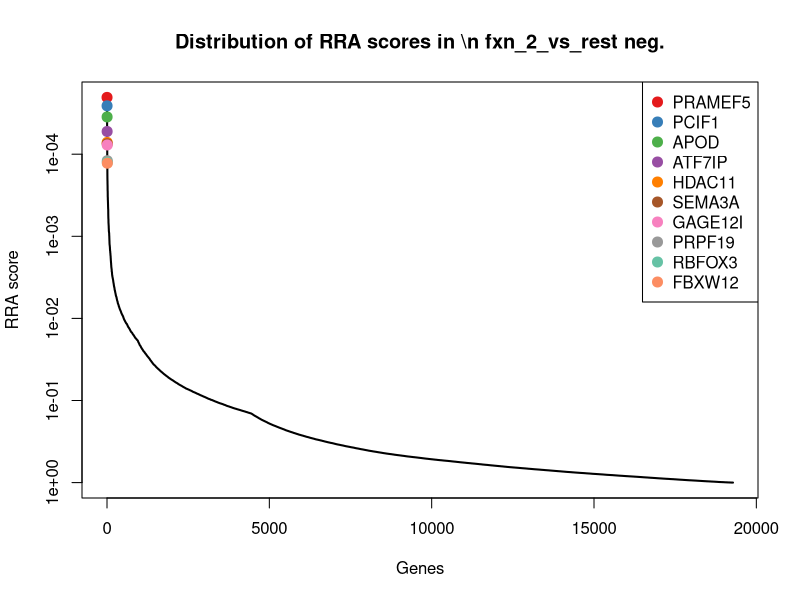
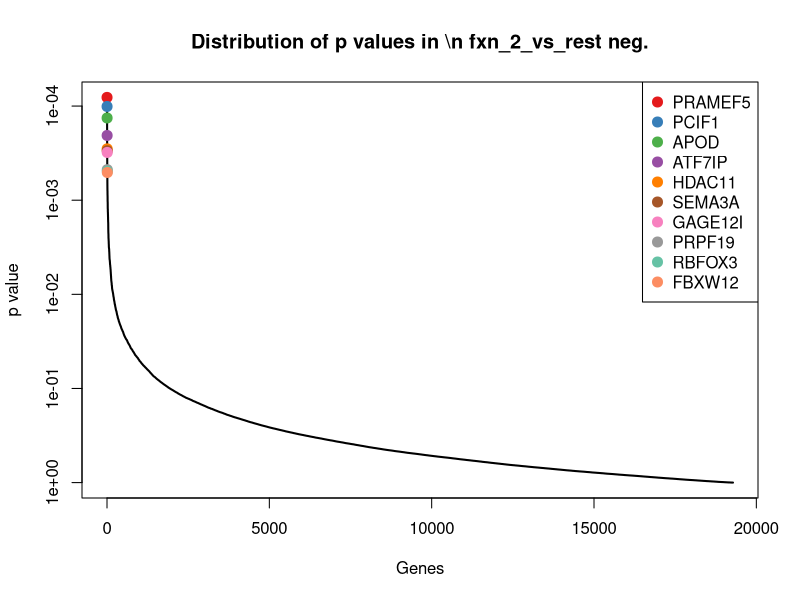
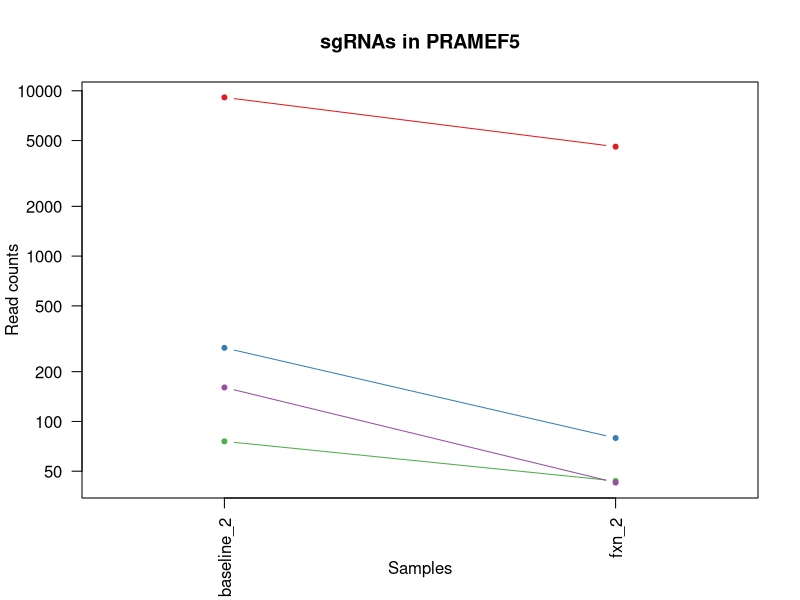
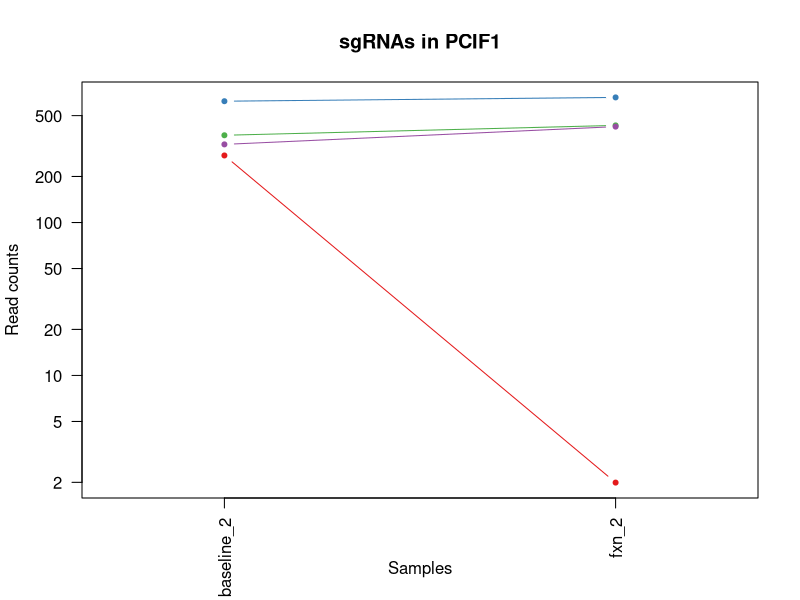
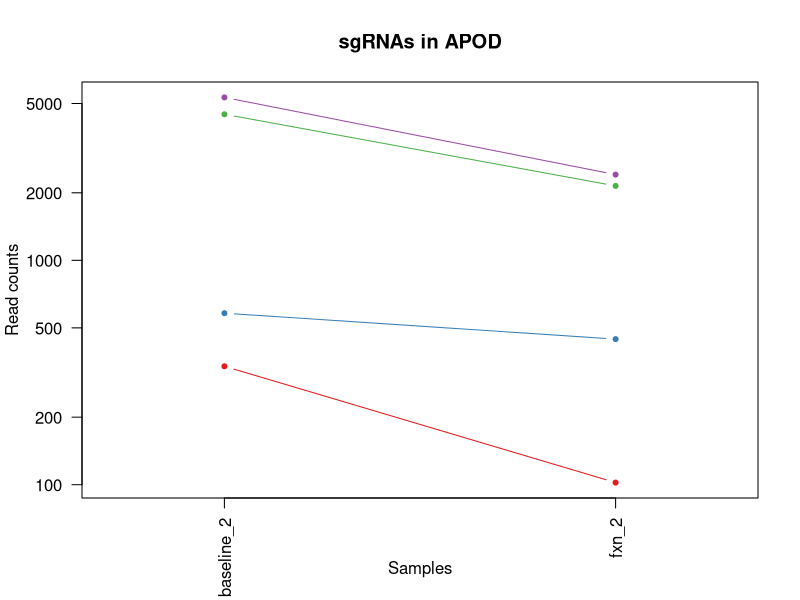
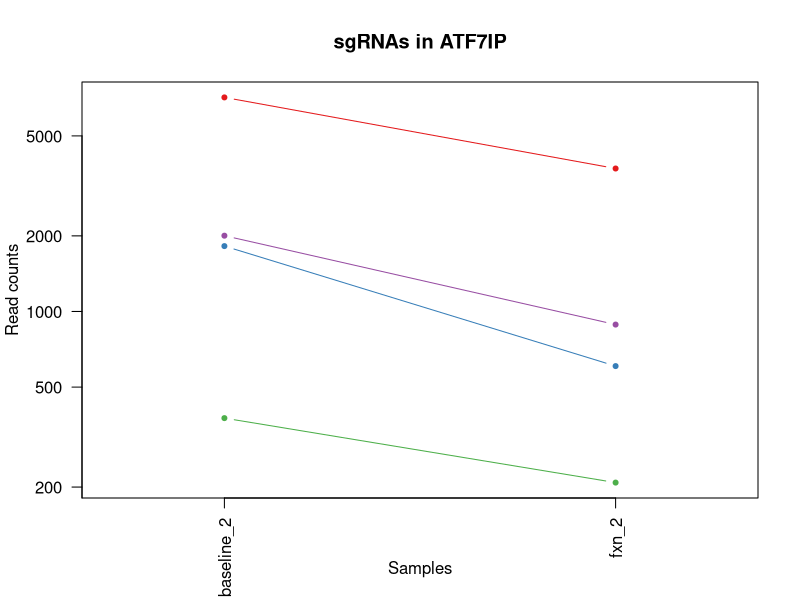
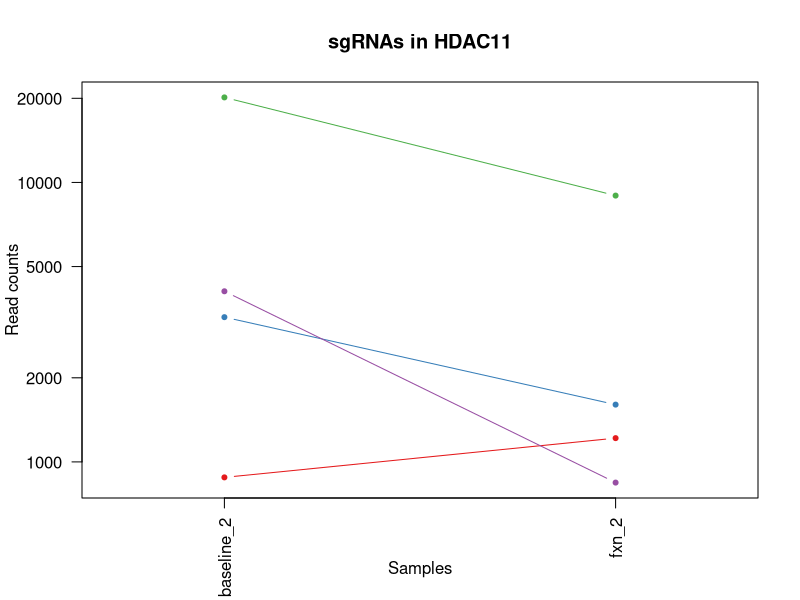
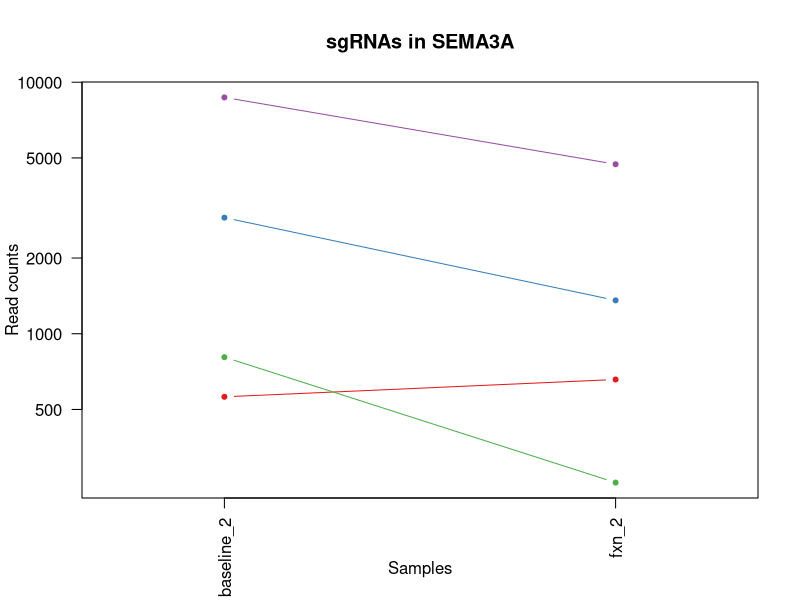

Write the R code that produced these figures, in order. (Note: this script raises an error after producing the figures.)
pdf(file='totalNormTest_totalNormCount_screen2.pdf',width=4.5,height=4.5);
gstable=read.table('totalNormTest_totalNormCount_screen2.gene_summary.txt',header=T)
# 
#
# parameters
# Do not modify the variables beginning with "__"

# gstablename='__GENE_SUMMARY_FILE__'
startindex=3
# outputfile='__OUTPUT_FILE__'
targetgenelist=c("PRAMEF5","PCIF1","APOD","ATF7IP","HDAC11","SEMA3A","GAGE12I","PRPF19","RBFOX3","FBXW12")
# samplelabel=sub('.\\w+.\\w+$','',colnames(gstable)[startindex]);
samplelabel='fxn_2_vs_rest neg.'


# You need to write some codes in front of this code:
# gstable=read.table(gstablename,header=T)
# pdf(file=outputfile,width=6,height=6)


# set up color using RColorBrewer
#library(RColorBrewer)
#colors <- brewer.pal(length(targetgenelist), "Set1")

colors=c( "#E41A1C", "#377EB8", "#4DAF4A", "#984EA3", "#FF7F00",  "#A65628", "#F781BF",
          "#999999", "#66C2A5", "#FC8D62", "#8DA0CB", "#E78AC3", "#A6D854", "#FFD92F", "#E5C494", "#B3B3B3", 
          "#8DD3C7", "#FFFFB3", "#BEBADA", "#FB8072", "#80B1D3", "#FDB462", "#B3DE69", "#FCCDE5",
          "#D9D9D9", "#BC80BD", "#CCEBC5", "#FFED6F")

######
# function definition

plotrankedvalues<-function(val, tglist, ...){
  
  plot(val,log='y',ylim=c(max(val),min(val)),type='l',lwd=2, ...)
  if(length(tglist)>0){
    for(i in 1:length(tglist)){
      targetgene=tglist[i];
      tx=which(names(val)==targetgene);ty=val[targetgene];
      points(tx,ty,col=colors[(i %% length(colors)) ],cex=2,pch=20)
      # text(tx+50,ty,targetgene,col=colors[i])
    }
    legend('topright',tglist,pch=20,pt.cex = 2,cex=1,col=colors)
  }
}



plotrandvalues<-function(val,targetgenelist, ...){
  # choose the one with the best distance distribution
  
  mindiffvalue=0;
  randval=val;
  for(i in 1:20){
    randval0=sample(val)
    vindex=sort(which(names(randval0) %in% targetgenelist))
    if(max(vindex)>0.9*length(val)){
      # print('pass...')
      next;
    }
    mindiffind=min(diff(vindex));
    if (mindiffind > mindiffvalue){
      mindiffvalue=mindiffind;
      randval=randval0;
      # print(paste('Diff: ',mindiffvalue))
    }
  }
  plot(randval,log='y',ylim=c(max(randval),min(randval)),pch=20,col='grey', ...)
  
  if(length(targetgenelist)>0){
    for(i in 1:length(targetgenelist)){
      targetgene=targetgenelist[i];
      tx=which(names(randval)==targetgene);ty=randval[targetgene];
      points(tx,ty,col=colors[(i %% length(colors)) ],cex=2,pch=20)
      text(tx+50,ty,targetgene,col=colors[i])
    }
  }
  
}




# set.seed(1235)



pvec=gstable[,startindex]
names(pvec)=gstable[,'id']
pvec=sort(pvec);

plotrankedvalues(pvec,targetgenelist,xlab='Genes',ylab='RRA score',main=paste('Distribution of RRA scores in \\n',samplelabel))

# plotrandvalues(pvec,targetgenelist,xlab='Genes',ylab='RRA score',main=paste('Distribution of RRA scores in \\n',samplelabel))


pvec=gstable[,startindex+1]
names(pvec)=gstable[,'id']
pvec=sort(pvec);

plotrankedvalues(pvec,targetgenelist,xlab='Genes',ylab='p value',main=paste('Distribution of p values in \\n',samplelabel))

# plotrandvalues(pvec,targetgenelist,xlab='Genes',ylab='p value',main=paste('Distribution of p values in \\n',samplelabel))



# you need to write after this code:
# dev.off()






# parameters
# Do not modify the variables beginning with "__"
targetmat=list(c(9118.295981567948,4591.640716948798),c(277.6929121358347,78.37934672406118),c(74.7634763442632,42.66217606499532),c(159.4954162010948,41.67003243557682))
targetgene="PRAMEF5"
collabel=c("baseline_2","fxn_2")

# set up color using RColorBrewer
#library(RColorBrewer)
#colors <- brewer.pal(length(targetgenelist), "Set1")

colors=c( "#E41A1C", "#377EB8", "#4DAF4A", "#984EA3", "#FF7F00",  "#A65628", "#F781BF",
          "#999999", "#66C2A5", "#FC8D62", "#8DA0CB", "#E78AC3", "#A6D854", "#FFD92F", "#E5C494", "#B3B3B3", 
          "#8DD3C7", "#FFFFB3", "#BEBADA", "#FB8072", "#80B1D3", "#FDB462", "#B3DE69", "#FCCDE5",
          "#D9D9D9", "#BC80BD", "#CCEBC5", "#FFED6F")


## code

targetmatvec=unlist(targetmat)+1
yrange=range(targetmatvec[targetmatvec>0]);
# yrange[1]=1; # set the minimum value to 1
for(i in 1:length(targetmat)){
  vali=targetmat[[i]]+1;
  if(i==1){
    plot(1:length(vali),vali,type='b',las=1,pch=20,main=paste('sgRNAs in',targetgene),ylab='Read counts',xlab='Samples',xlim=c(0.7,length(vali)+0.3),ylim = yrange,col=colors[(i %% length(colors))],xaxt='n',log='y')
    axis(1,at=1:length(vali),labels=(collabel),las=2)
    # lines(0:100,rep(1,101),col='black');
  }else{
    lines(1:length(vali),vali,type='b',pch=20,col=colors[(i %% length(colors))])
  }
}




# parameters
# Do not modify the variables beginning with "__"
targetmat=list(c(273.4207134875911,0.9921436294184959),c(620.1808371033642,656.7990826750442),c(370.96924928915354,430.5903351676272),c(323.26303105043326,422.65318613227925))
targetgene="PCIF1"
collabel=c("baseline_2","fxn_2")

# set up color using RColorBrewer
#library(RColorBrewer)
#colors <- brewer.pal(length(targetgenelist), "Set1")

colors=c( "#E41A1C", "#377EB8", "#4DAF4A", "#984EA3", "#FF7F00",  "#A65628", "#F781BF",
          "#999999", "#66C2A5", "#FC8D62", "#8DA0CB", "#E78AC3", "#A6D854", "#FFD92F", "#E5C494", "#B3B3B3", 
          "#8DD3C7", "#FFFFB3", "#BEBADA", "#FB8072", "#80B1D3", "#FDB462", "#B3DE69", "#FCCDE5",
          "#D9D9D9", "#BC80BD", "#CCEBC5", "#FFED6F")


## code

targetmatvec=unlist(targetmat)+1
yrange=range(targetmatvec[targetmatvec>0]);
# yrange[1]=1; # set the minimum value to 1
for(i in 1:length(targetmat)){
  vali=targetmat[[i]]+1;
  if(i==1){
    plot(1:length(vali),vali,type='b',las=1,pch=20,main=paste('sgRNAs in',targetgene),ylab='Read counts',xlab='Samples',xlim=c(0.7,length(vali)+0.3),ylim = yrange,col=colors[(i %% length(colors))],xaxt='n',log='y')
    axis(1,at=1:length(vali),labels=(collabel),las=2)
    # lines(0:100,rep(1,101),col='black');
  }else{
    lines(1:length(vali),vali,type='b',pch=20,col=colors[(i %% length(colors))])
  }
}




# parameters
# Do not modify the variables beginning with "__"
targetmat=list(c(336.0796269951641,101.19865020068657),c(580.3069830530906,444.4803459794861),c(4475.128084035183,2145.014526802788),c(5321.0234163874175,2408.9247322281076))
targetgene="APOD"
collabel=c("baseline_2","fxn_2")

# set up color using RColorBrewer
#library(RColorBrewer)
#colors <- brewer.pal(length(targetgenelist), "Set1")

colors=c( "#E41A1C", "#377EB8", "#4DAF4A", "#984EA3", "#FF7F00",  "#A65628", "#F781BF",
          "#999999", "#66C2A5", "#FC8D62", "#8DA0CB", "#E78AC3", "#A6D854", "#FFD92F", "#E5C494", "#B3B3B3", 
          "#8DD3C7", "#FFFFB3", "#BEBADA", "#FB8072", "#80B1D3", "#FDB462", "#B3DE69", "#FCCDE5",
          "#D9D9D9", "#BC80BD", "#CCEBC5", "#FFED6F")


## code

targetmatvec=unlist(targetmat)+1
yrange=range(targetmatvec[targetmatvec>0]);
# yrange[1]=1; # set the minimum value to 1
for(i in 1:length(targetmat)){
  vali=targetmat[[i]]+1;
  if(i==1){
    plot(1:length(vali),vali,type='b',las=1,pch=20,main=paste('sgRNAs in',targetgene),ylab='Read counts',xlab='Samples',xlim=c(0.7,length(vali)+0.3),ylim = yrange,col=colors[(i %% length(colors))],xaxt='n',log='y')
    axis(1,at=1:length(vali),labels=(collabel),las=2)
    # lines(0:100,rep(1,101),col='black');
  }else{
    lines(1:length(vali),vali,type='b',pch=20,col=colors[(i %% length(colors))])
  }
}




# parameters
# Do not modify the variables beginning with "__"
targetmat=list(c(7115.346848649734,3707.640743136919),c(1819.9566241517782,605.2076139452824),c(375.2414479373972,207.35801854846562),c(2002.2370998101724,885.9842610707167))
targetgene="ATF7IP"
collabel=c("baseline_2","fxn_2")

# set up color using RColorBrewer
#library(RColorBrewer)
#colors <- brewer.pal(length(targetgenelist), "Set1")

colors=c( "#E41A1C", "#377EB8", "#4DAF4A", "#984EA3", "#FF7F00",  "#A65628", "#F781BF",
          "#999999", "#66C2A5", "#FC8D62", "#8DA0CB", "#E78AC3", "#A6D854", "#FFD92F", "#E5C494", "#B3B3B3", 
          "#8DD3C7", "#FFFFB3", "#BEBADA", "#FB8072", "#80B1D3", "#FDB462", "#B3DE69", "#FCCDE5",
          "#D9D9D9", "#BC80BD", "#CCEBC5", "#FFED6F")


## code

targetmatvec=unlist(targetmat)+1
yrange=range(targetmatvec[targetmatvec>0]);
# yrange[1]=1; # set the minimum value to 1
for(i in 1:length(targetmat)){
  vali=targetmat[[i]]+1;
  if(i==1){
    plot(1:length(vali),vali,type='b',las=1,pch=20,main=paste('sgRNAs in',targetgene),ylab='Read counts',xlab='Samples',xlim=c(0.7,length(vali)+0.3),ylim = yrange,col=colors[(i %% length(colors))],xaxt='n',log='y')
    axis(1,at=1:length(vali),labels=(collabel),las=2)
    # lines(0:100,rep(1,101),col='black');
  }else{
    lines(1:length(vali),vali,type='b',pch=20,col=colors[(i %% length(colors))])
  }
}




# parameters
# Do not modify the variables beginning with "__"
targetmat=list(c(879.3608884301433,1215.3759460376573),c(3294.577190903865,1602.3119615108708),c(20146.97679200883,8971.954840831457),c(4077.813609748527,842.3299413763029))
targetgene="HDAC11"
collabel=c("baseline_2","fxn_2")

# set up color using RColorBrewer
#library(RColorBrewer)
#colors <- brewer.pal(length(targetgenelist), "Set1")

colors=c( "#E41A1C", "#377EB8", "#4DAF4A", "#984EA3", "#FF7F00",  "#A65628", "#F781BF",
          "#999999", "#66C2A5", "#FC8D62", "#8DA0CB", "#E78AC3", "#A6D854", "#FFD92F", "#E5C494", "#B3B3B3", 
          "#8DD3C7", "#FFFFB3", "#BEBADA", "#FB8072", "#80B1D3", "#FDB462", "#B3DE69", "#FCCDE5",
          "#D9D9D9", "#BC80BD", "#CCEBC5", "#FFED6F")


## code

targetmatvec=unlist(targetmat)+1
yrange=range(targetmatvec[targetmatvec>0]);
# yrange[1]=1; # set the minimum value to 1
for(i in 1:length(targetmat)){
  vali=targetmat[[i]]+1;
  if(i==1){
    plot(1:length(vali),vali,type='b',las=1,pch=20,main=paste('sgRNAs in',targetgene),ylab='Read counts',xlab='Samples',xlim=c(0.7,length(vali)+0.3),ylim = yrange,col=colors[(i %% length(colors))],xaxt='n',log='y')
    axis(1,at=1:length(vali),labels=(collabel),las=2)
    # lines(0:100,rep(1,101),col='black');
  }else{
    lines(1:length(vali),vali,type='b',pch=20,col=colors[(i %% length(colors))])
  }
}




# parameters
# Do not modify the variables beginning with "__"
targetmat=list(c(560.3700560279536,656.7990826750442),c(2893.702551077006,1356.2603414150838),c(806.0214783019613,254.98091276055342),c(8701.756613364196,4717.6429578849475))
targetgene="SEMA3A"
collabel=c("baseline_2","fxn_2")

# set up color using RColorBrewer
#library(RColorBrewer)
#colors <- brewer.pal(length(targetgenelist), "Set1")

colors=c( "#E41A1C", "#377EB8", "#4DAF4A", "#984EA3", "#FF7F00",  "#A65628", "#F781BF",
          "#999999", "#66C2A5", "#FC8D62", "#8DA0CB", "#E78AC3", "#A6D854", "#FFD92F", "#E5C494", "#B3B3B3", 
          "#8DD3C7", "#FFFFB3", "#BEBADA", "#FB8072", "#80B1D3", "#FDB462", "#B3DE69", "#FCCDE5",
          "#D9D9D9", "#BC80BD", "#CCEBC5", "#FFED6F")


## code

targetmatvec=unlist(targetmat)+1
yrange=range(targetmatvec[targetmatvec>0]);
# yrange[1]=1; # set the minimum value to 1
for(i in 1:length(targetmat)){
  vali=targetmat[[i]]+1;
  if(i==1){
    plot(1:length(vali),vali,type='b',las=1,pch=20,main=paste('sgRNAs in',targetgene),ylab='Read counts',xlab='Samples',xlim=c(0.7,length(vali)+0.3),ylim = yrange,col=colors[(i %% length(colors))],xaxt='n',log='y')
    axis(1,at=1:length(vali),labels=(collabel),las=2)
    # lines(0:100,rep(1,101),col='black');
  }else{
    lines(1:length(vali),vali,type='b',pch=20,col=colors[(i %% length(colors))])
  }
}




# parameters
# Do not modify the variables beginning with "__"
targetmat=list(c(80.45974120858801,331.37597222577756),c(527.616533058086,1187.5959244139394),c(267.01241551522565,286.7295089019453),c(267.7244486232663,0.0))
targetgene="GAGE12I"
collabel=c("baseline_2","fxn_2")

# set up color using RColorBrewer
#library(RColorBrewer)
#colors <- brewer.pal(length(targetgenelist), "Set1")

colors=c( "#E41A1C", "#377EB8", "#4DAF4A", "#984EA3", "#FF7F00",  "#A65628", "#F781BF",
          "#999999", "#66C2A5", "#FC8D62", "#8DA0CB", "#E78AC3", "#A6D854", "#FFD92F", "#E5C494", "#B3B3B3", 
          "#8DD3C7", "#FFFFB3", "#BEBADA", "#FB8072", "#80B1D3", "#FDB462", "#B3DE69", "#FCCDE5",
          "#D9D9D9", "#BC80BD", "#CCEBC5", "#FFED6F")


## code

targetmatvec=unlist(targetmat)+1
yrange=range(targetmatvec[targetmatvec>0]);
# yrange[1]=1; # set the minimum value to 1
for(i in 1:length(targetmat)){
  vali=targetmat[[i]]+1;
  if(i==1){
    plot(1:length(vali),vali,type='b',las=1,pch=20,main=paste('sgRNAs in',targetgene),ylab='Read counts',xlab='Samples',xlim=c(0.7,length(vali)+0.3),ylim = yrange,col=colors[(i %% length(colors))],xaxt='n',log='y')
    axis(1,at=1:length(vali),labels=(collabel),las=2)
    # lines(0:100,rep(1,101),col='black');
  }else{
    lines(1:length(vali),vali,type='b',pch=20,col=colors[(i %% length(colors))])
  }
}




# parameters
# Do not modify the variables beginning with "__"
targetmat=list(c(113.9252972864963,94.25364479475711),c(110.3651317462933,139.8922517480079),c(51.266383778923334,0.0),c(346.0480905077325,59.52861776510975))
targetgene="PRPF19"
collabel=c("baseline_2","fxn_2")

# set up color using RColorBrewer
#library(RColorBrewer)
#colors <- brewer.pal(length(targetgenelist), "Set1")

colors=c( "#E41A1C", "#377EB8", "#4DAF4A", "#984EA3", "#FF7F00",  "#A65628", "#F781BF",
          "#999999", "#66C2A5", "#FC8D62", "#8DA0CB", "#E78AC3", "#A6D854", "#FFD92F", "#E5C494", "#B3B3B3", 
          "#8DD3C7", "#FFFFB3", "#BEBADA", "#FB8072", "#80B1D3", "#FDB462", "#B3DE69", "#FCCDE5",
          "#D9D9D9", "#BC80BD", "#CCEBC5", "#FFED6F")


## code

targetmatvec=unlist(targetmat)+1
yrange=range(targetmatvec[targetmatvec>0]);
# yrange[1]=1; # set the minimum value to 1
for(i in 1:length(targetmat)){
  vali=targetmat[[i]]+1;
  if(i==1){
    plot(1:length(vali),vali,type='b',las=1,pch=20,main=paste('sgRNAs in',targetgene),ylab='Read counts',xlab='Samples',xlim=c(0.7,length(vali)+0.3),ylim = yrange,col=colors[(i %% length(colors))],xaxt='n',log='y')
    axis(1,at=1:length(vali),labels=(collabel),las=2)
    # lines(0:100,rep(1,101),col='black');
  }else{
    lines(1:length(vali),vali,type='b',pch=20,col=colors[(i %% length(colors))])
  }
}




# parameters
# Do not modify the variables beginning with "__"
targetmat=list(c(2091.9532714232882,1289.7867182440448),c(3439.119911836107,1563.6183599635494),c(2588.240347727588,1599.3355306226154),c(555.3858242716694,331.37597222577756))
targetgene="RBFOX3"
collabel=c("baseline_2","fxn_2")

# set up color using RColorBrewer
#library(RColorBrewer)
#colors <- brewer.pal(length(targetgenelist), "Set1")

colors=c( "#E41A1C", "#377EB8", "#4DAF4A", "#984EA3", "#FF7F00",  "#A65628", "#F781BF",
          "#999999", "#66C2A5", "#FC8D62", "#8DA0CB", "#E78AC3", "#A6D854", "#FFD92F", "#E5C494", "#B3B3B3", 
          "#8DD3C7", "#FFFFB3", "#BEBADA", "#FB8072", "#80B1D3", "#FDB462", "#B3DE69", "#FCCDE5",
          "#D9D9D9", "#BC80BD", "#CCEBC5", "#FFED6F")


## code

targetmatvec=unlist(targetmat)+1
yrange=range(targetmatvec[targetmatvec>0]);
# yrange[1]=1; # set the minimum value to 1
for(i in 1:length(targetmat)){
  vali=targetmat[[i]]+1;
  if(i==1){
    plot(1:length(vali),vali,type='b',las=1,pch=20,main=paste('sgRNAs in',targetgene),ylab='Read counts',xlab='Samples',xlim=c(0.7,length(vali)+0.3),ylim = yrange,col=colors[(i %% length(colors))],xaxt='n',log='y')
    axis(1,at=1:length(vali),labels=(collabel),las=2)
    # lines(0:100,rep(1,101),col='black');
  }else{
    lines(1:length(vali),vali,type='b',pch=20,col=colors[(i %% length(colors))])
  }
}




# parameters
# Do not modify the variables beginning with "__"
targetmat=list(c(3036.1091726851264,2779.9864496306254),c(1979.4520403528732,1747.1649314059712),c(214.32196552022117,0.0),c(2799.0021477076057,2635.1334797355253))
targetgene="FBXW12"
collabel=c("baseline_2","fxn_2")

# set up color using RColorBrewer
#library(RColorBrewer)
#colors <- brewer.pal(length(targetgenelist), "Set1")

colors=c( "#E41A1C", "#377EB8", "#4DAF4A", "#984EA3", "#FF7F00",  "#A65628", "#F781BF",
          "#999999", "#66C2A5", "#FC8D62", "#8DA0CB", "#E78AC3", "#A6D854", "#FFD92F", "#E5C494", "#B3B3B3", 
          "#8DD3C7", "#FFFFB3", "#BEBADA", "#FB8072", "#80B1D3", "#FDB462", "#B3DE69", "#FCCDE5",
          "#D9D9D9", "#BC80BD", "#CCEBC5", "#FFED6F")


## code

targetmatvec=unlist(targetmat)+1
yrange=range(targetmatvec[targetmatvec>0]);
# yrange[1]=1; # set the minimum value to 1
for(i in 1:length(targetmat)){
  vali=targetmat[[i]]+1;
  if(i==1){
    plot(1:length(vali),vali,type='b',las=1,pch=20,main=paste('sgRNAs in',targetgene),ylab='Read counts',xlab='Samples',xlim=c(0.7,length(vali)+0.3),ylim = yrange,col=colors[(i %% length(colors))],xaxt='n',log='y')
    axis(1,at=1:length(vali),labels=(collabel),las=2)
    # lines(0:100,rep(1,101),col='black');
  }else{
    lines(1:length(vali),vali,type='b',pch=20,col=colors[(i %% length(colors))])
  }
}



# 
#
# parameters
# Do not modify the variables beginning with "__"

# gstablename='__GENE_SUMMARY_FILE__'
startindex=9
# outputfile='__OUTPUT_FILE__'
targetgenelist=c("EP400","UNC13A","DDX6","NDUFC1","CPNE2","KRT18","RPL31","MYC","RPS13","TRIM28")
# samplelabel=sub('.\\w+.\\w+$','',colnames(gstable)[startindex]);
samplelabel='fxn_2_vs_rest pos.'


# You need to write some codes in front of this code:
# gstable=read.table(gstablename,header=T)
# pdf(file=outputfile,width=6,height=6)


# set up color using RColorBrewer
#library(RColorBrewer)
#colors <- brewer.pal(length(targetgenelist), "Set1")

colors=c( "#E41A1C", "#377EB8", "#4DAF4A", "#984EA3", "#FF7F00",  "#A65628", "#F781BF",
          "#999999", "#66C2A5", "#FC8D62", "#8DA0CB", "#E78AC3", "#A6D854", "#FFD92F", "#E5C494", "#B3B3B3", 
          "#8DD3C7", "#FFFFB3", "#BEBADA", "#FB8072", "#80B1D3", "#FDB462", "#B3DE69", "#FCCDE5",
          "#D9D9D9", "#BC80BD", "#CCEBC5", "#FFED6F")

######
# function definition

plotrankedvalues<-function(val, tglist, ...){
  
  plot(val,log='y',ylim=c(max(val),min(val)),type='l',lwd=2, ...)
  if(length(tglist)>0){
    for(i in 1:length(tglist)){
      targetgene=tglist[i];
      tx=which(names(val)==targetgene);ty=val[targetgene];
      points(tx,ty,col=colors[(i %% length(colors)) ],cex=2,pch=20)
      # text(tx+50,ty,targetgene,col=colors[i])
    }
    legend('topright',tglist,pch=20,pt.cex = 2,cex=1,col=colors)
  }
}



plotrandvalues<-function(val,targetgenelist, ...){
  # choose the one with the best distance distribution
  
  mindiffvalue=0;
  randval=val;
  for(i in 1:20){
    randval0=sample(val)
    vindex=sort(which(names(randval0) %in% targetgenelist))
    if(max(vindex)>0.9*length(val)){
      # print('pass...')
      next;
    }
    mindiffind=min(diff(vindex));
    if (mindiffind > mindiffvalue){
      mindiffvalue=mindiffind;
      randval=randval0;
      # print(paste('Diff: ',mindiffvalue))
    }
  }
  plot(randval,log='y',ylim=c(max(randval),min(randval)),pch=20,col='grey', ...)
  
  if(length(targetgenelist)>0){
    for(i in 1:length(targetgenelist)){
      targetgene=targetgenelist[i];
      tx=which(names(randval)==targetgene);ty=randval[targetgene];
      points(tx,ty,col=colors[(i %% length(colors)) ],cex=2,pch=20)
      text(tx+50,ty,targetgene,col=colors[i])
    }
  }
  
}




# set.seed(1235)



pvec=gstable[,startindex]
names(pvec)=gstable[,'id']
pvec=sort(pvec);

plotrankedvalues(pvec,targetgenelist,xlab='Genes',ylab='RRA score',main=paste('Distribution of RRA scores in \\n',samplelabel))

# plotrandvalues(pvec,targetgenelist,xlab='Genes',ylab='RRA score',main=paste('Distribution of RRA scores in \\n',samplelabel))


pvec=gstable[,startindex+1]
names(pvec)=gstable[,'id']
pvec=sort(pvec);

plotrankedvalues(pvec,targetgenelist,xlab='Genes',ylab='p value',main=paste('Distribution of p values in \\n',samplelabel))

# plotrandvalues(pvec,targetgenelist,xlab='Genes',ylab='p value',main=paste('Distribution of p values in \\n',samplelabel))



# you need to write after this code:
# dev.off()






# parameters
# Do not modify the variables beginning with "__"
targetmat=list(c(145.9667871483234,420.66889887344223),c(55.53858242716694,350.22670118472905),c(188.6887736307595,679.6183861516696),c(61.94688039953236,174.61727877765526))
targetgene="EP400"
collabel=c("baseline_2","fxn_2")

# set up color using RColorBrewer
#library(RColorBrewer)
#colors <- brewer.pal(length(targetgenelist), "Set1")

colors=c( "#E41A1C", "#377EB8", "#4DAF4A", "#984EA3", "#FF7F00",  "#A65628", "#F781BF",
          "#999999", "#66C2A5", "#FC8D62", "#8DA0CB", "#E78AC3", "#A6D854", "#FFD92F", "#E5C494", "#B3B3B3", 
          "#8DD3C7", "#FFFFB3", "#BEBADA", "#FB8072", "#80B1D3", "#FDB462", "#B3DE69", "#FCCDE5",
          "#D9D9D9", "#BC80BD", "#CCEBC5", "#FFED6F")


## code

targetmatvec=unlist(targetmat)+1
yrange=range(targetmatvec[targetmatvec>0]);
# yrange[1]=1; # set the minimum value to 1
for(i in 1:length(targetmat)){
  vali=targetmat[[i]]+1;
  if(i==1){
    plot(1:length(vali),vali,type='b',las=1,pch=20,main=paste('sgRNAs in',targetgene),ylab='Read counts',xlab='Samples',xlim=c(0.7,length(vali)+0.3),ylim = yrange,col=colors[(i %% length(colors))],xaxt='n',log='y')
    axis(1,at=1:length(vali),labels=(collabel),las=2)
    # lines(0:100,rep(1,101),col='black');
  }else{
    lines(1:length(vali),vali,type='b',pch=20,col=colors[(i %% length(colors))])
  }
}




# parameters
# Do not modify the variables beginning with "__"
targetmat=list(c(167.32778038954143,453.4096386442526),c(228.5626276810332,594.294034021679),c(83.30787364075042,318.47810504333717),c(215.74603173630237,546.6711398095912))
targetgene="UNC13A"
collabel=c("baseline_2","fxn_2")

# set up color using RColorBrewer
#library(RColorBrewer)
#colors <- brewer.pal(length(targetgenelist), "Set1")

colors=c( "#E41A1C", "#377EB8", "#4DAF4A", "#984EA3", "#FF7F00",  "#A65628", "#F781BF",
          "#999999", "#66C2A5", "#FC8D62", "#8DA0CB", "#E78AC3", "#A6D854", "#FFD92F", "#E5C494", "#B3B3B3", 
          "#8DD3C7", "#FFFFB3", "#BEBADA", "#FB8072", "#80B1D3", "#FDB462", "#B3DE69", "#FCCDE5",
          "#D9D9D9", "#BC80BD", "#CCEBC5", "#FFED6F")


## code

targetmatvec=unlist(targetmat)+1
yrange=range(targetmatvec[targetmatvec>0]);
# yrange[1]=1; # set the minimum value to 1
for(i in 1:length(targetmat)){
  vali=targetmat[[i]]+1;
  if(i==1){
    plot(1:length(vali),vali,type='b',las=1,pch=20,main=paste('sgRNAs in',targetgene),ylab='Read counts',xlab='Samples',xlim=c(0.7,length(vali)+0.3),ylim = yrange,col=colors[(i %% length(colors))],xaxt='n',log='y')
    axis(1,at=1:length(vali),labels=(collabel),las=2)
    # lines(0:100,rep(1,101),col='black');
  }else{
    lines(1:length(vali),vali,type='b',pch=20,col=colors[(i %% length(colors))])
  }
}




# parameters
# Do not modify the variables beginning with "__"
targetmat=list(c(285.5252763242814,750.0605838403828),c(22.78505945729926,942.536447947571),c(9.256430404527825,133.93938997149695),c(1766.5541410487333,1789.8271074709664))
targetgene="DDX6"
collabel=c("baseline_2","fxn_2")

# set up color using RColorBrewer
#library(RColorBrewer)
#colors <- brewer.pal(length(targetgenelist), "Set1")

colors=c( "#E41A1C", "#377EB8", "#4DAF4A", "#984EA3", "#FF7F00",  "#A65628", "#F781BF",
          "#999999", "#66C2A5", "#FC8D62", "#8DA0CB", "#E78AC3", "#A6D854", "#FFD92F", "#E5C494", "#B3B3B3", 
          "#8DD3C7", "#FFFFB3", "#BEBADA", "#FB8072", "#80B1D3", "#FDB462", "#B3DE69", "#FCCDE5",
          "#D9D9D9", "#BC80BD", "#CCEBC5", "#FFED6F")


## code

targetmatvec=unlist(targetmat)+1
yrange=range(targetmatvec[targetmatvec>0]);
# yrange[1]=1; # set the minimum value to 1
for(i in 1:length(targetmat)){
  vali=targetmat[[i]]+1;
  if(i==1){
    plot(1:length(vali),vali,type='b',las=1,pch=20,main=paste('sgRNAs in',targetgene),ylab='Read counts',xlab='Samples',xlim=c(0.7,length(vali)+0.3),ylim = yrange,col=colors[(i %% length(colors))],xaxt='n',log='y')
    axis(1,at=1:length(vali),labels=(collabel),las=2)
    # lines(0:100,rep(1,101),col='black');
  }else{
    lines(1:length(vali),vali,type='b',pch=20,col=colors[(i %% length(colors))])
  }
}




# parameters
# Do not modify the variables beginning with "__"
targetmat=list(c(388.05804388212806,912.7721390650161),c(371.68128239719414,981.2300494948923),c(6211.776834546211,17024.192537191968),c(609.5003404827552,1453.4904170980965))
targetgene="NDUFC1"
collabel=c("baseline_2","fxn_2")

# set up color using RColorBrewer
#library(RColorBrewer)
#colors <- brewer.pal(length(targetgenelist), "Set1")

colors=c( "#E41A1C", "#377EB8", "#4DAF4A", "#984EA3", "#FF7F00",  "#A65628", "#F781BF",
          "#999999", "#66C2A5", "#FC8D62", "#8DA0CB", "#E78AC3", "#A6D854", "#FFD92F", "#E5C494", "#B3B3B3", 
          "#8DD3C7", "#FFFFB3", "#BEBADA", "#FB8072", "#80B1D3", "#FDB462", "#B3DE69", "#FCCDE5",
          "#D9D9D9", "#BC80BD", "#CCEBC5", "#FFED6F")


## code

targetmatvec=unlist(targetmat)+1
yrange=range(targetmatvec[targetmatvec>0]);
# yrange[1]=1; # set the minimum value to 1
for(i in 1:length(targetmat)){
  vali=targetmat[[i]]+1;
  if(i==1){
    plot(1:length(vali),vali,type='b',las=1,pch=20,main=paste('sgRNAs in',targetgene),ylab='Read counts',xlab='Samples',xlim=c(0.7,length(vali)+0.3),ylim = yrange,col=colors[(i %% length(colors))],xaxt='n',log='y')
    axis(1,at=1:length(vali),labels=(collabel),las=2)
    # lines(0:100,rep(1,101),col='black');
  }else{
    lines(1:length(vali),vali,type='b',pch=20,col=colors[(i %% length(colors))])
  }
}




# parameters
# Do not modify the variables beginning with "__"
targetmat=list(c(924.9310073447418,736.1705730285239),c(4959.310597502792,7151.371280848518),c(0.0,176.60156603649224),c(109.65309863825269,101.19865020068657))
targetgene="CPNE2"
collabel=c("baseline_2","fxn_2")

# set up color using RColorBrewer
#library(RColorBrewer)
#colors <- brewer.pal(length(targetgenelist), "Set1")

colors=c( "#E41A1C", "#377EB8", "#4DAF4A", "#984EA3", "#FF7F00",  "#A65628", "#F781BF",
          "#999999", "#66C2A5", "#FC8D62", "#8DA0CB", "#E78AC3", "#A6D854", "#FFD92F", "#E5C494", "#B3B3B3", 
          "#8DD3C7", "#FFFFB3", "#BEBADA", "#FB8072", "#80B1D3", "#FDB462", "#B3DE69", "#FCCDE5",
          "#D9D9D9", "#BC80BD", "#CCEBC5", "#FFED6F")


## code

targetmatvec=unlist(targetmat)+1
yrange=range(targetmatvec[targetmatvec>0]);
# yrange[1]=1; # set the minimum value to 1
for(i in 1:length(targetmat)){
  vali=targetmat[[i]]+1;
  if(i==1){
    plot(1:length(vali),vali,type='b',las=1,pch=20,main=paste('sgRNAs in',targetgene),ylab='Read counts',xlab='Samples',xlim=c(0.7,length(vali)+0.3),ylim = yrange,col=colors[(i %% length(colors))],xaxt='n',log='y')
    axis(1,at=1:length(vali),labels=(collabel),las=2)
    # lines(0:100,rep(1,101),col='black');
  }else{
    lines(1:length(vali),vali,type='b',pch=20,col=colors[(i %% length(colors))])
  }
}




# parameters
# Do not modify the variables beginning with "__"
targetmat=list(c(363.13688510070693,1171.7216263432438),c(103.24480066588727,201.40515677195467),c(23.497092565339862,166.6801297423073),c(56.25061553520755,219.2637421014876))
targetgene="KRT18"
collabel=c("baseline_2","fxn_2")

# set up color using RColorBrewer
#library(RColorBrewer)
#colors <- brewer.pal(length(targetgenelist), "Set1")

colors=c( "#E41A1C", "#377EB8", "#4DAF4A", "#984EA3", "#FF7F00",  "#A65628", "#F781BF",
          "#999999", "#66C2A5", "#FC8D62", "#8DA0CB", "#E78AC3", "#A6D854", "#FFD92F", "#E5C494", "#B3B3B3", 
          "#8DD3C7", "#FFFFB3", "#BEBADA", "#FB8072", "#80B1D3", "#FDB462", "#B3DE69", "#FCCDE5",
          "#D9D9D9", "#BC80BD", "#CCEBC5", "#FFED6F")


## code

targetmatvec=unlist(targetmat)+1
yrange=range(targetmatvec[targetmatvec>0]);
# yrange[1]=1; # set the minimum value to 1
for(i in 1:length(targetmat)){
  vali=targetmat[[i]]+1;
  if(i==1){
    plot(1:length(vali),vali,type='b',las=1,pch=20,main=paste('sgRNAs in',targetgene),ylab='Read counts',xlab='Samples',xlim=c(0.7,length(vali)+0.3),ylim = yrange,col=colors[(i %% length(colors))],xaxt='n',log='y')
    axis(1,at=1:length(vali),labels=(collabel),las=2)
    # lines(0:100,rep(1,101),col='black');
  }else{
    lines(1:length(vali),vali,type='b',pch=20,col=colors[(i %% length(colors))])
  }
}




# parameters
# Do not modify the variables beginning with "__"
targetmat=list(c(5.696264864324815,53.57575598859877),c(442.88459320125435,588.341172245168),c(24.921158781421067,223.23231661916157),c(159.4954162010948,552.6240015861022))
targetgene="RPL31"
collabel=c("baseline_2","fxn_2")

# set up color using RColorBrewer
#library(RColorBrewer)
#colors <- brewer.pal(length(targetgenelist), "Set1")

colors=c( "#E41A1C", "#377EB8", "#4DAF4A", "#984EA3", "#FF7F00",  "#A65628", "#F781BF",
          "#999999", "#66C2A5", "#FC8D62", "#8DA0CB", "#E78AC3", "#A6D854", "#FFD92F", "#E5C494", "#B3B3B3", 
          "#8DD3C7", "#FFFFB3", "#BEBADA", "#FB8072", "#80B1D3", "#FDB462", "#B3DE69", "#FCCDE5",
          "#D9D9D9", "#BC80BD", "#CCEBC5", "#FFED6F")


## code

targetmatvec=unlist(targetmat)+1
yrange=range(targetmatvec[targetmatvec>0]);
# yrange[1]=1; # set the minimum value to 1
for(i in 1:length(targetmat)){
  vali=targetmat[[i]]+1;
  if(i==1){
    plot(1:length(vali),vali,type='b',las=1,pch=20,main=paste('sgRNAs in',targetgene),ylab='Read counts',xlab='Samples',xlim=c(0.7,length(vali)+0.3),ylim = yrange,col=colors[(i %% length(colors))],xaxt='n',log='y')
    axis(1,at=1:length(vali),labels=(collabel),las=2)
    # lines(0:100,rep(1,101),col='black');
  }else{
    lines(1:length(vali),vali,type='b',pch=20,col=colors[(i %% length(colors))])
  }
}




# parameters
# Do not modify the variables beginning with "__"
targetmat=list(c(178.00827701015047,162.71155522463332),c(368.8331499650318,506.9853946328514),c(14.240662160812038,135.9236772303339),c(11.39252972864963,123.02581004789349))
targetgene="MYC"
collabel=c("baseline_2","fxn_2")

# set up color using RColorBrewer
#library(RColorBrewer)
#colors <- brewer.pal(length(targetgenelist), "Set1")

colors=c( "#E41A1C", "#377EB8", "#4DAF4A", "#984EA3", "#FF7F00",  "#A65628", "#F781BF",
          "#999999", "#66C2A5", "#FC8D62", "#8DA0CB", "#E78AC3", "#A6D854", "#FFD92F", "#E5C494", "#B3B3B3", 
          "#8DD3C7", "#FFFFB3", "#BEBADA", "#FB8072", "#80B1D3", "#FDB462", "#B3DE69", "#FCCDE5",
          "#D9D9D9", "#BC80BD", "#CCEBC5", "#FFED6F")


## code

targetmatvec=unlist(targetmat)+1
yrange=range(targetmatvec[targetmatvec>0]);
# yrange[1]=1; # set the minimum value to 1
for(i in 1:length(targetmat)){
  vali=targetmat[[i]]+1;
  if(i==1){
    plot(1:length(vali),vali,type='b',las=1,pch=20,main=paste('sgRNAs in',targetgene),ylab='Read counts',xlab='Samples',xlim=c(0.7,length(vali)+0.3),ylim = yrange,col=colors[(i %% length(colors))],xaxt='n',log='y')
    axis(1,at=1:length(vali),labels=(collabel),las=2)
    # lines(0:100,rep(1,101),col='black');
  }else{
    lines(1:length(vali),vali,type='b',pch=20,col=colors[(i %% length(colors))])
  }
}




# parameters
# Do not modify the variables beginning with "__"
targetmat=list(c(159.4954162010948,0.0),c(25.633191889461667,140.88439537742642),c(90.42820472115643,321.45453593159266),c(625.1650688596485,2244.2288897446374))
targetgene="RPS13"
collabel=c("baseline_2","fxn_2")

# set up color using RColorBrewer
#library(RColorBrewer)
#colors <- brewer.pal(length(targetgenelist), "Set1")

colors=c( "#E41A1C", "#377EB8", "#4DAF4A", "#984EA3", "#FF7F00",  "#A65628", "#F781BF",
          "#999999", "#66C2A5", "#FC8D62", "#8DA0CB", "#E78AC3", "#A6D854", "#FFD92F", "#E5C494", "#B3B3B3", 
          "#8DD3C7", "#FFFFB3", "#BEBADA", "#FB8072", "#80B1D3", "#FDB462", "#B3DE69", "#FCCDE5",
          "#D9D9D9", "#BC80BD", "#CCEBC5", "#FFED6F")


## code

targetmatvec=unlist(targetmat)+1
yrange=range(targetmatvec[targetmatvec>0]);
# yrange[1]=1; # set the minimum value to 1
for(i in 1:length(targetmat)){
  vali=targetmat[[i]]+1;
  if(i==1){
    plot(1:length(vali),vali,type='b',las=1,pch=20,main=paste('sgRNAs in',targetgene),ylab='Read counts',xlab='Samples',xlim=c(0.7,length(vali)+0.3),ylim = yrange,col=colors[(i %% length(colors))],xaxt='n',log='y')
    axis(1,at=1:length(vali),labels=(collabel),las=2)
    # lines(0:100,rep(1,101),col='black');
  }else{
    lines(1:length(vali),vali,type='b',pch=20,col=colors[(i %% length(colors))])
  }
}




# parameters
# Do not modify the variables beginning with "__"
targetmat=list(c(21.360993241218054,202.39730040137314),c(619.4688039953236,673.6655243751587),c(19.93692702513685,171.6408478893998),c(2279.930011946007,1243.1559676613751))
targetgene="TRIM28"
collabel=c("baseline_2","fxn_2")

# set up color using RColorBrewer
#library(RColorBrewer)
#colors <- brewer.pal(length(targetgenelist), "Set1")

colors=c( "#E41A1C", "#377EB8", "#4DAF4A", "#984EA3", "#FF7F00",  "#A65628", "#F781BF",
          "#999999", "#66C2A5", "#FC8D62", "#8DA0CB", "#E78AC3", "#A6D854", "#FFD92F", "#E5C494", "#B3B3B3", 
          "#8DD3C7", "#FFFFB3", "#BEBADA", "#FB8072", "#80B1D3", "#FDB462", "#B3DE69", "#FCCDE5",
          "#D9D9D9", "#BC80BD", "#CCEBC5", "#FFED6F")


## code

targetmatvec=unlist(targetmat)+1
yrange=range(targetmatvec[targetmatvec>0]);
# yrange[1]=1; # set the minimum value to 1
for(i in 1:length(targetmat)){
  vali=targetmat[[i]]+1;
  if(i==1){
    plot(1:length(vali),vali,type='b',las=1,pch=20,main=paste('sgRNAs in',targetgene),ylab='Read counts',xlab='Samples',xlim=c(0.7,length(vali)+0.3),ylim = yrange,col=colors[(i %% length(colors))],xaxt='n',log='y')
    axis(1,at=1:length(vali),labels=(collabel),las=2)
    # lines(0:100,rep(1,101),col='black');
  }else{
    lines(1:length(vali),vali,type='b',pch=20,col=colors[(i %% length(colors))])
  }
}



dev.off()
Sweave("totalNormTest_totalNormCount_screen2_summary.Rnw");
library(tools);

texi2dvi("totalNormTest_totalNormCount_screen2_summary.tex",pdf=TRUE);
